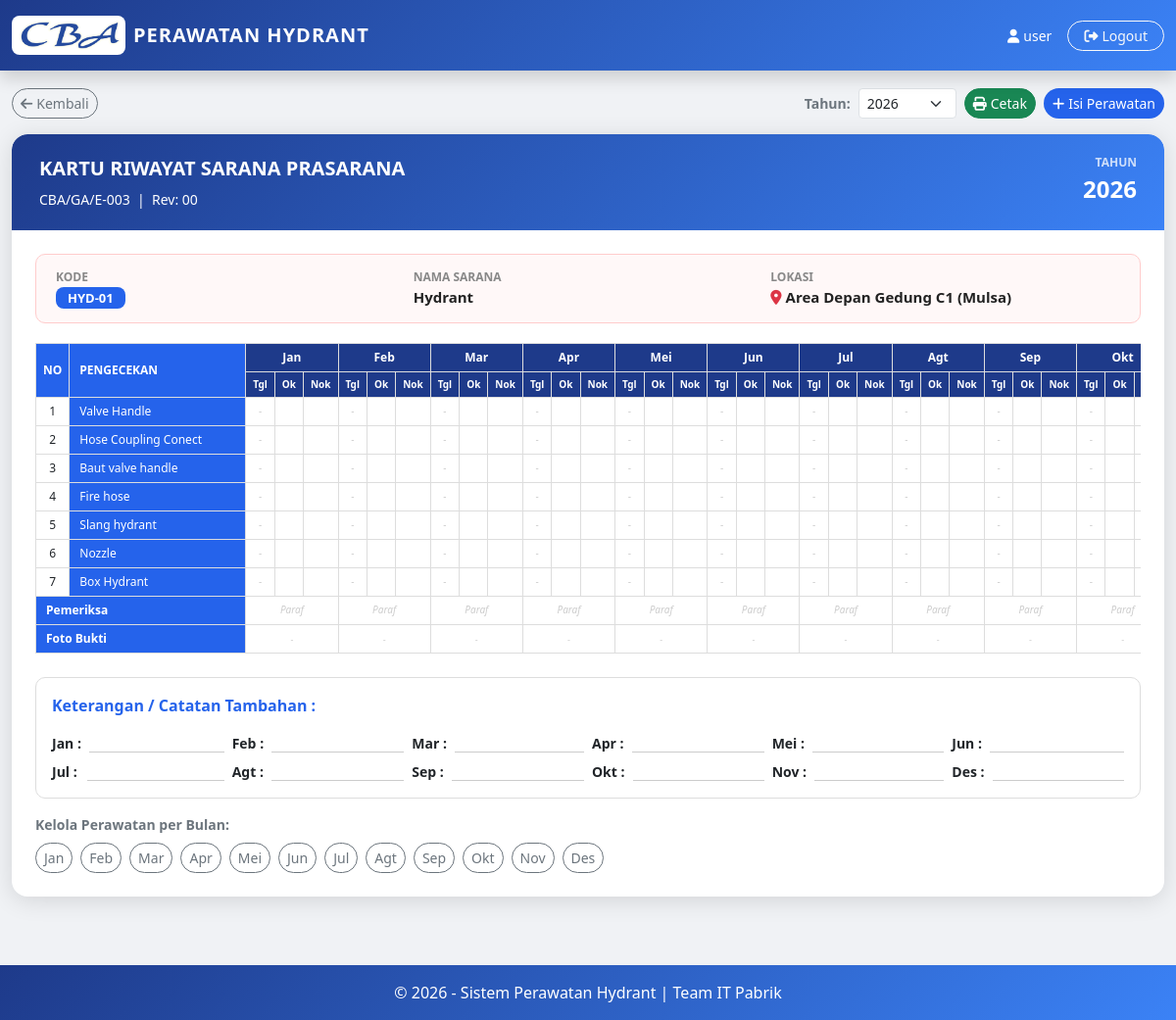
Page /hydrant_kartu.php?hydrant_id=1 (signed in) on the committed database.
### tables this page shows
CREATE TABLE `hydrant` (
  `id` int(11) NOT NULL,
  `no_kode` varchar(50) NOT NULL,
  `nama_sarana` varchar(100) DEFAULT NULL,
  `lokasi` varchar(200) DEFAULT NULL
);

### hydrant_kartu.php (the view, shortened to what this page needs)
<?php
include "config/koneksi.php";
$hydrant_id = isset($_GET['hydrant_id']) ? (int) $_GET['hydrant_id'] : 0;
$tahun = isset($_GET['tahun']) ? (int) $_GET['tahun'] : (int) date('Y');
$hydrantRow = mysqli_fetch_assoc(mysqli_query($conn, "SELECT * FROM hydrant WHERE id=$hydrant_id"));
$items = [];
$fields = [];
$resItems = mysqli_query($conn, "SELECT kolom, label FROM master_item WHERE modul='hydrant' AND is_active=1 ORDER BY id ASC");
if(mysqli_num_rows($resItems) == 0) {
    $defaultHydrant = ['valve_handle' => 'Valve Handle','hose_coupling_conect' => 'Hose Coupling Conect','baut_valve_handle' => 'Baut valve handle','fire_hose' => 'Fire hose','slang_hydrant' => 'Slang hydrant','nozzle' => 'Nozzle','box_hydrant' => 'Box Hydrant'];
    foreach($defaultHydrant as $k => $l) {
        mysqli_query($conn, "INSERT IGNORE INTO master_item (modul, kolom, label, is_active) VALUES ('hydrant', '$k', '$l', 1)");
        $items[$k] = $l;
        $fields[] = $k;
    }
} else {
    while ($rItem = mysqli_fetch_assoc($resItems)) {
        $items[$rItem['kolom']] = $rItem['label'];
    }
}
$rows = [];
$bulanNama = ['', 'Jan', 'Feb', 'Mar', 'Apr', 'Mei', 'Jun', 'Jul', 'Agt', 'Sep', 'Okt', 'Nov', 'Des'];
?>
<!DOCTYPE html>
<html lang="id">
<head>
  <link href="https://cdn.jsdelivr.net/npm/bootstrap@5.3.2/dist/css/bootstrap.min.css" rel="stylesheet">
</head>
<body>
  <nav class="navbar navbar-hydrant fixed-top py-3 shadow no-print">
    <div class="container-fluid d-flex justify-content-between align-items-center">
      <div class="d-flex align-items-center gap-2 text-white" style="cursor:pointer"
        onclick="window.location.href='dashboard.php'">
        <img src="assets/images/cba.png" alt="Logo CBA"
          style="height:40px; background:white; padding:4px; border-radius:8px;">
        <span class="fw-bold fs-5 d-none d-sm-inline" style="letter-spacing:1px">PERAWATAN HYDRANT</span>
      </div>
      <div class="d-flex align-items-center gap-2 gap-md-3">
        <span class="text-white small d-none d-md-inline"><i
            class="fa-solid fa-user me-1"></i><?= $_SESSION['username'] ?></span>
        <a href="logout.php" class="btn btn-sm btn-outline-light rounded-pill px-2 px-md-3" title="Logout">
          <span class="d-none d-sm-inline"><i class="fa-solid fa-right-from-bracket me-1"></i>Logout</span>
        </a>
      </div>
    </div>
  </nav>
  <div class="container-fluid" style="margin-top:90px;padding-bottom:30px;max-width:1400px;flex:1">
    <div class="d-flex flex-wrap gap-2 align-items-center mb-3 no-print">
      <a href="hydrant_home.php" class="btn btn-sm btn-outline-secondary rounded-pill">
        <i class="fa-solid fa-arrow-left me-1"></i>Kembali
      </a>
      <form method="GET" class="d-flex align-items-center gap-2 ms-auto">
        <label class="text-secondary fw-semibold small mb-0">Tahun:</label>
        <select name="tahun" class="form-select form-select-sm" style="width:100px" onchange="this.form.submit()">
          <?php for ($y = 2026; $y <= 2030; $y++): ?>
            <option value="<?= $y ?>" <?= $y == $tahun ? 'selected' : '' ?>><?= $y ?></option>
          <?php endfor; ?>
        </select>
      </form>
      <button class="btn btn-sm btn-success rounded-pill no-print" onclick="window.print()">
        <i class="fa-solid fa-print me-1"></i>Cetak
      </button>
      <?php if (($_SESSION['role'] ?? '') !== 'Monitoring'): ?>
      <button class="btn btn-sm rounded-pill no-print" style="background:var(--blue);color:#fff"
        onclick="bukaEdit(new Date().getMonth() + 1)">
        <i class="fa-solid fa-plus me-1"></i>Isi Perawatan
      </button>
      <?php endif; ?>
    </div>
    <div style="border-radius:16px;overflow:hidden;box-shadow:0 4px 24px rgba(0,0,0,.12)">
      <div class="kartu-header">
        <div class="d-flex justify-content-between align-items-start flex-wrap gap-2">
          <div>
            <div class="fw-bold fs-5 mb-1">KARTU RIWAYAT SARANA PRASARANA</div>
            <small class="opacity-80">CBA/GA/E-003 &nbsp;|&nbsp; Rev: 00</small>
          </div>
          <div class="text-end">
            <div class="info-label text-white opacity-75">Tahun</div>
            <div class="fw-bold fs-4"><?= $tahun ?></div>
          </div>
        </div>
      </div>
      <div class="kartu-body">
        <div class="info-box">
          <div class="row g-2">
            <div class="col-12 col-md-4">
              <div class="info-label">Kode</div>
              <div class="info-val"><span class="badge-kode"><?= htmlspecialchars($hydrantRow['no_kode']) ?></span>
              </div>
            </div>
            <div class="col-12 col-md-4">
              <div class="info-label">Nama Sarana</div>
              <div class="info-val"><?= htmlspecialchars($hydrantRow['nama_sarana']) ?></div>
            </div>
            <div class="col-12 col-md-4">
              <div class="info-label">Lokasi</div>
              <div class="info-val"><i
                  class="fa-solid fa-location-dot text-danger me-1"></i><?= htmlspecialchars($hydrantRow['lokasi']) ?>
              </div>
            </div>
          </div>
        </div>
        <div class="table-responsive">
          <table class="tbl-kartu">
            <thead>
              <tr>
                <th rowspan="2" style="width:30px">NO</th>
                <th rowspan="2" class="th-item" style="min-width:180px">PENGECEKAN</th>
                <?php for ($b = 1; $b <= 12; $b++): ?>
                  <th colspan="3" class="th-bulan"><?= $bulanNama[$b] ?></th>
                <?php endfor; ?>
              </tr>
              <tr>
                <?php for ($b = 1; $b <= 12; $b++): ?>
                  <th style="background:var(--blue-dark);color:#fff;font-size:10px">Tgl</th>
                  <th style="background:var(--blue-dark);color:#fff;font-size:10px">Ok</th>
                  <th style="background:var(--blue-dark);color:#fff;font-size:10px">Nok</th>
                <?php endfor; ?>
              </tr>
            </thead>
            <tbody>
              <?php $no = 1;
              foreach ($items as $key => $label): ?>
                <tr>
                  <td><?= $no++ ?></td>
                  <td class="th-item"><?= $label ?></td>
                  <?php for ($b = 1; $b <= 12; $b++):
                    $r = $rows[$b] ?? null;
                    $val = $r ? $r[$key] : null;
                    $tgl = $r ? date('d', strtotime($r['tanggal_cek'])) : '';
                    ?>
                    <td style="font-size:10px"><?= $tgl ?: '<span class="empty-cell">-</span>' ?></td>
                    <td class="<?= $val == 'Ok' ? 'ok-cell' : '' ?>"><?= $val == 'Ok' ? '✓' : '' ?></td>
                    <td class="<?= $val == 'Nok' ? 'nok-cell' : '' ?>"><?= $val == 'Nok' ? '✗' : '' ?></td>
                  <?php endfor; ?>
                </tr>
              <?php endforeach; ?>
              <tr>
                <td colspan="2" class="th-item fw-bold">Pemeriksa</td>
                <?php for ($b = 1; $b <= 12; $b++):
                  $r = $rows[$b] ?? null;
                  $paraf = $r ? htmlspecialchars($r['paraf']) : '';
                  ?>
                  <td colspan="3" style="font-size:10px;font-style:italic">
                    <?= $paraf ?: '<span class="empty-cell">Paraf</span>' ?>
                  </td>
                <?php endfor; ?>
              </tr>
              <tr class="no-print">
                <td colspan="2" class="th-item fw-bold">Foto Bukti</td>
                <?php for ($b = 1; $b <= 12; $b++):
                  $r = $rows[$b] ?? null;
                  $foto = $r ? $r['foto'] : '';
                  ?>
                  <td colspan="3" class="text-center">
                    <?php if ($foto): ?>
                      <img src="uploads/<?= $foto ?>"
                        style="width:45px; height:30px; object-fit:cover; border-radius:4px; cursor:pointer; border:1px solid #ddd;"
                        title="Lihat Foto" onclick="previewFoto('uploads/<?= $foto ?>')">
                    <?php else: ?>
                      <span class="empty-cell" style="font-size:9px">-</span>
                    <?php endif; ?>
                  </td>
                <?php endfor; ?>
              </tr>
            </tbody>
          </table>
        </div>
        <div class="mt-4" style="border:1px solid #ddd;border-radius:10px;padding:16px;">
          <div class="fw-bold mb-3" style="color:var(--blue)">Keterangan / Catatan Tambahan :</div>
          <div class="row g-2">
            <?php foreach ($bulanNama as $b => $nm):
              if ($b == 0)
                continue;
              ?>
              <div class="col-6 col-md-3 col-lg-2">
                <div class="d-flex gap-2 align-items-start">
                  <span class="fw-semibold small" style="min-width:28px"><?= $nm ?> :</span>
                  <span class="small text-secondary" style="border-bottom:1px solid #ccc;flex:1;min-height:20px;word-break:break-word;overflow-wrap:break-word;">
                  </span>
                </div>
              </div>
            <?php endforeach; ?>
          </div>
        </div>
        <?php if (($_SESSION['role'] ?? '') !== 'Monitoring'): ?>
        <div class="mt-3 no-print">
          <div class="fw-semibold mb-2 text-secondary small">Kelola Perawatan per Bulan:</div>
          <div class="d-flex flex-wrap gap-2">
            <?php for ($b = 1; $b <= 12; $b++): ?>
              <button class="btn btn-sm <?= isset($rows[$b]) ? 'btn-success' : 'btn-outline-secondary' ?> rounded-pill"
                onclick="bukaEdit(<?= $b ?>)"
                title="<?= isset($rows[$b]) ? 'Edit' : 'Isi' ?> Bulan <?= $bulanNama[$b] ?>">
                <?= $bulanNama[$b] ?>   <?= isset($rows[$b]) ? '<i class=\'fa-solid fa-check\'></i>' : '' ?>
              </button>
            <?php endfor; ?>
          </div>
        </div>
        <?php endif; ?>
      </div>
    </div>
  </div>
  <footer class="py-3 text-center no-print">
    &copy; <?= date('Y') ?> - Sistem Perawatan Hydrant | Team IT Pabrik
  </footer>
</body>
</html>

### hydrant_kartu.php (style rules this page uses)
:root { --blue: #2563eb; --blue-dark: #1e3a8a; --blue-light: #3b82f6; }
html, body { width: 100vw; max-width: 100vw; overflow-x: hidden !important; position: relative; }
body { background: #f0f2f5; font-family: 'Segoe UI', sans-serif; min-height: 100vh; display: flex; flex-direction: column; }
.navbar-hydrant { background: linear-gradient(135deg, var(--blue-dark), var(--blue-light)); }
.kartu-header { background: linear-gradient(135deg, var(--blue-dark), var(--blue-light)); color: #fff; border-radius: 16px 16px 0 0; padding: 20px 28px; }
.kartu-body { background: #fff; border-radius: 0 0 16px 16px; padding: 24px; }
.info-box { background: #fff8f8; border: 1px solid #fcc; border-radius: 10px; padding: 14px 20px; margin-bottom: 20px; }
.info-label { font-size: 12px; color: #888; font-weight: 600; text-transform: uppercase; }
.info-val { font-size: 15px; font-weight: 700; color: #222; }
.tbl-kartu { font-size: 12px; border-collapse: collapse; width: 100%; }
.tbl-kartu th, .tbl-kartu td { border: 1px solid #ddd; padding: 5px 7px; text-align: center; vertical-align: middle; }
.tbl-kartu thead th { background: var(--blue); color: #fff; }
.tbl-kartu .th-item { background: var(--blue); color: #fff; text-align: left; padding-left: 10px; white-space: nowrap; position: sticky; left: 0; z-index: 2; }
.tbl-kartu .th-bulan { background: var(--blue-dark); color: #fff; }
.empty-cell { color: #ccc; }
.badge-kode { background: var(--blue); color: #fff; border-radius: 8px; padding: 2px 12px; font-size: 13px; }
footer { background: linear-gradient(135deg, var(--blue-dark), var(--blue-light)); color: #fff; margin-top: 40px; }

### rows in the picture
hydrant: no_kode "HYD-01", nama_sarana "Hydrant", lokasi "Area Depan Gedung C1 (Mulsa)"

### other values in the picture
$_SESSION['username'] "user"
$tahun "2026"
$bulanNama[$b] "Jan"
$bulanNama[$b] "Feb"
$bulanNama[$b] "Mar"
$bulanNama[$b] "Apr"
$bulanNama[$b] "Mei"
$bulanNama[$b] "Jun"
$bulanNama[$b] "Jul"
$bulanNama[$b] "Agt"
$bulanNama[$b] "Sep"
$bulanNama[$b] "Okt"
$label "Valve Handle"
$tgl ?: '<span class="empty-cell">-</span>' "-"
$label "Hose Coupling Conect"
